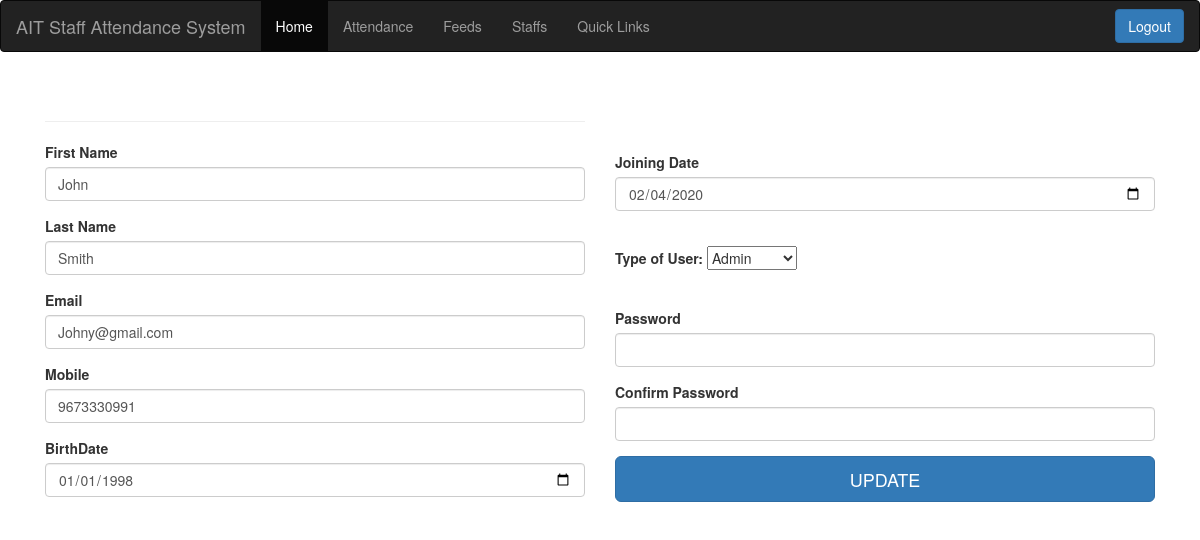
The app's page /Ait_Staff_Attendance/updatestaff.php?emp_id=19 with its own data.
### tables this page shows
CREATE TABLE `users` (
  `emp_id` int(10) NOT NULL,
  `fname` varchar(100) NOT NULL,
  `lname` varchar(100) NOT NULL,
  `email` varchar(100) NOT NULL,
  `mobile` varchar(15) NOT NULL,
  `bdate` varchar(10) NOT NULL,
  `hiredate` varchar(10) NOT NULL,
  `role` varchar(10) NOT NULL,
  `password` varchar(100) NOT NULL
);

### Ait_Staff_Attendance/updatestaff.php (the view, shortened to what this page needs)
<!DOCTYPE html>
<html lang="en">
<head>
  <link rel="stylesheet" href="https://maxcdn.bootstrapcdn.com/bootstrap/3.4.1/css/bootstrap.min.css">
</head>
<body>
  <nav class="navbar navbar-inverse">
    <div class="container-fluid">
      <div class="navbar-header">
        <a class="navbar-brand" href="#">AIT Staff Attendance System</a>
      </div>
      <ul class="nav navbar-nav">
        <li class="active"><a href="#">Home</a></li>
        <li><a href="#">Attendance</a></li>
        <li><a href="#">Feeds</a></li>
        <li><a href="display.php">Staffs</a></li>
        <li><a href="#">Quick Links</a></li>
      </ul>
      <div class="right" style="float:right;">
        <button class="btn btn-primary navbar-btn">Logout</button>
      </div>
    </div>
  </nav>
  <div class="container">
    <div class="form-row">
      <div class="col-lg-6 col-offset-2">
        <div class="page-header">
        </div>
        <form action=" " method="post">
          <?php
          require_once "db.php";
          $emp_id = $_GET['emp_id'];
          $selectquery = "select * from users where emp_id=$emp_id";
          $query = mysqli_query($conn, $selectquery);
          $res = mysqli_fetch_assoc($query);
          ?>
          <div class="form-group">
            <label>First Name</label>
            <input type="text" name="fname" class="form-control" value="<?php echo $res['fname'] ?>" maxlength="50" required="">
          </div>
          <div class="form-group">
            <label>Last Name</label>
            <input type="text" name="lname" class="form-control" value="<?php echo $res['lname'] ?>" maxlength="50" required="">
          </div>
          <div class="form-group ">
            <label>Email</label>
            <input type="email" name="email" class="form-control" value="<?php echo $res['email'] ?>" maxlength="30" required="">
          </div>
          <div class="form-group">
            <label>Mobile</label>
            <input type="number" name="mobile" class="form-control" value="<?php echo $res['mobile'] ?>" minlength="10" maxlength="12" required="">
          </div>
          <div class="form-group">
            <label>BirthDate</label>
            <input type="date" name="bdate" class="form-control" value="<?php echo $res['bdate'] ?>" maxlength="12" required="">
          </div>
      </div>
    </div><br><br><br><br>
    <div class="form-row">
      <div class="col-lg-6 col-offset-2">
        <div class="form-group">
          <label>Joining Date</label>
          <input type="date" name="hiredate" class="form-control" value="<?php echo $res['hiredate'] ?>" maxlength="12" required="">
        </div><br>
        <div class="form-group">
          <label for="role">Type of User:</label>
          <select name="role">
            <option value="Admin" <?php if (isset($role) && $role == "admin") echo "checked"; ?>>Admin</option>
          </select>
        </div><br>
        <div class="form-group">
          <label>Password</label>
          <input type="password" name="password" class="form-control" value="" maxlength="10" required="">
        </div>
        <div class="form-group">
          <label>Confirm Password</label>
          <input type="password" name="cpassword" class="form-control" value="" maxlength="10" required="">
        </div>
        <input type="submit" class="btn btn-primary btn-lg btn-block" name="signup" value="UPDATE">
      </div>
    </div>
  </div>
</body>
</html>

### records on screen
users: fname "John", lname "Smith", email "Johny@gmail.com", mobile "9673330991", bdate "01/01/1998", hiredate "02/04/2020"
